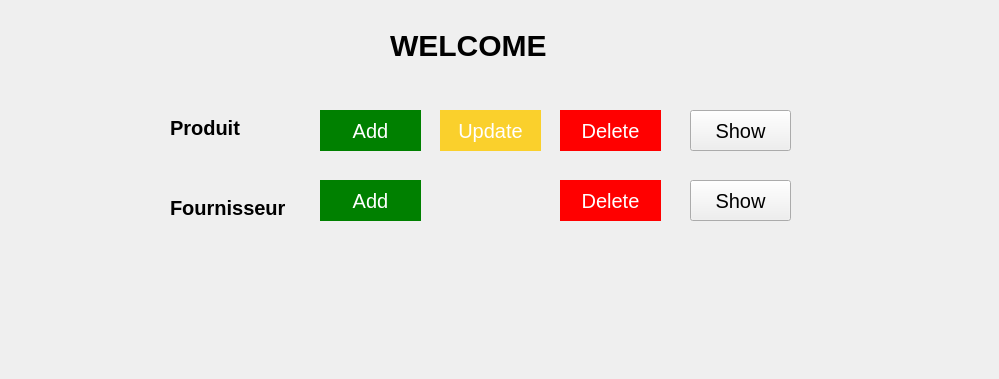
<?xml version="1.0" encoding="UTF-8"?>
<ui version="4.0">
 <class>MainWindow</class>
 <widget class="QMainWindow" name="MainWindow">
  <property name="enabled">
   <bool>true</bool>
  </property>
  <property name="geometry">
   <rect>
    <x>0</x>
    <y>0</y>
    <width>999</width>
    <height>379</height>
   </rect>
  </property>
  <property name="windowTitle">
   <string>MainWindow</string>
  </property>
  <property name="styleSheet">
   <string notr="true">QWidget {
    background: url(C:/Users/Dell/OneDrive/Desktop/cppprojet/log.svg);
    background-position: left center;
    background-repeat: no-repeat;
    background-size: 10px ;
}
</string>
  </property>
  <property name="iconSize">
   <size>
    <width>30</width>
    <height>30</height>
   </size>
  </property>
  <widget class="QWidget" name="centralWidget">
   <widget class="QPushButton" name="btnAvailableItems">
    <property name="geometry">
     <rect>
      <x>690</x>
      <y>110</y>
      <width>101</width>
      <height>41</height>
     </rect>
    </property>
    <property name="font">
     <font>
      <pointsize>-1</pointsize>
     </font>
    </property>
    <property name="styleSheet">
     <string notr="true">QPushButton
{

    font-size: 20px; /* Adjust the size as needed */

} </string>
    </property>
    <property name="text">
     <string>Show</string>
    </property>
   </widget>
   <widget class="QPushButton" name="btnUpdateItem">
    <property name="geometry">
     <rect>
      <x>440</x>
      <y>110</y>
      <width>101</width>
      <height>41</height>
     </rect>
    </property>
    <property name="font">
     <font>
      <pointsize>-1</pointsize>
     </font>
    </property>
    <property name="styleSheet">
     <string notr="true">QPushButton
{
	border:none;
	color:white;
	background-color:#FAD02C;
    font-size: 20px; /* Adjust the size as needed */

} </string>
    </property>
    <property name="text">
     <string>Update</string>
    </property>
   </widget>
   <widget class="QPushButton" name="btnAddItem">
    <property name="geometry">
     <rect>
      <x>320</x>
      <y>110</y>
      <width>101</width>
      <height>41</height>
     </rect>
    </property>
    <property name="font">
     <font>
      <pointsize>-1</pointsize>
     </font>
    </property>
    <property name="styleSheet">
     <string notr="true">QPushButton
{
	border:none;
	color:white;
	background-color:green;
    font-size: 20px; /* Adjust the size as needed */
}</string>
    </property>
    <property name="text">
     <string>Add</string>
    </property>
   </widget>
   <widget class="QPushButton" name="btnAddSupp">
    <property name="geometry">
     <rect>
      <x>320</x>
      <y>180</y>
      <width>101</width>
      <height>41</height>
     </rect>
    </property>
    <property name="font">
     <font>
      <pointsize>-1</pointsize>
     </font>
    </property>
    <property name="styleSheet">
     <string notr="true">QPushButton
{
	border:none;
	color:white;
	background-color:green;
    font-size: 20px; /* Adjust the size as needed */

} </string>
    </property>
    <property name="text">
     <string>Add</string>
    </property>
   </widget>
   <widget class="QLabel" name="label">
    <property name="geometry">
     <rect>
      <x>170</x>
      <y>120</y>
      <width>121</width>
      <height>16</height>
     </rect>
    </property>
    <property name="font">
     <font>
      <pointsize>-1</pointsize>
      <weight>75</weight>
      <bold>true</bold>
     </font>
    </property>
    <property name="styleSheet">
     <string notr="true">QLabel{
    font-size: 20px; /* Adjust the size as needed */
    font-weight: bold;
	background:none;

}</string>
    </property>
    <property name="text">
     <string>Produit</string>
    </property>
   </widget>
   <widget class="QLabel" name="label_2">
    <property name="geometry">
     <rect>
      <x>170</x>
      <y>200</y>
      <width>121</width>
      <height>16</height>
     </rect>
    </property>
    <property name="font">
     <font>
      <pointsize>-1</pointsize>
      <weight>75</weight>
      <bold>true</bold>
     </font>
    </property>
    <property name="styleSheet">
     <string notr="true">QLabel{
    font-size: 20px; /* Adjust the size as needed */
    font-weight: bold;
	background:none;

}</string>
    </property>
    <property name="text">
     <string>Fournisseur</string>
    </property>
   </widget>
   <widget class="QPushButton" name="btnAvailableSupp">
    <property name="geometry">
     <rect>
      <x>690</x>
      <y>180</y>
      <width>101</width>
      <height>41</height>
     </rect>
    </property>
    <property name="font">
     <font>
      <pointsize>-1</pointsize>
     </font>
    </property>
    <property name="styleSheet">
     <string notr="true">QPushButton
{
    font-size: 20px; /* Adjust the size as needed */

} </string>
    </property>
    <property name="text">
     <string>Show</string>
    </property>
   </widget>
   <widget class="QPushButton" name="btnDeleteItem">
    <property name="geometry">
     <rect>
      <x>560</x>
      <y>110</y>
      <width>101</width>
      <height>41</height>
     </rect>
    </property>
    <property name="font">
     <font>
      <pointsize>-1</pointsize>
     </font>
    </property>
    <property name="styleSheet">
     <string notr="true">QPushButton
{
	border:none;
	color:white;
	background-color:red;
    font-size: 20px; /* Adjust the size as needed */

} </string>
    </property>
    <property name="text">
     <string>Delete</string>
    </property>
   </widget>
   <widget class="QPushButton" name="btnDeleteSupp">
    <property name="geometry">
     <rect>
      <x>560</x>
      <y>180</y>
      <width>101</width>
      <height>41</height>
     </rect>
    </property>
    <property name="font">
     <font>
      <pointsize>-1</pointsize>
     </font>
    </property>
    <property name="styleSheet">
     <string notr="true">QPushButton
{
	border:none;
	color:white;
	background-color:red;
    font-size: 20px; /* Adjust the size as needed */

} </string>
    </property>
    <property name="text">
     <string>Delete</string>
    </property>
   </widget>
   <widget class="QLabel" name="label_3">
    <property name="geometry">
     <rect>
      <x>390</x>
      <y>20</y>
      <width>191</width>
      <height>51</height>
     </rect>
    </property>
    <property name="baseSize">
     <size>
      <width>0</width>
      <height>0</height>
     </size>
    </property>
    <property name="styleSheet">
     <string notr="true">QLabel {
    font-size: 30px; /* Adjust the size as needed */
    font-weight: bold;
	background:none;
}</string>
    </property>
    <property name="text">
     <string>WELCOME</string>
    </property>
   </widget>
  </widget>
 </widget>
 <layoutdefault spacing="6" margin="11"/>
 <resources/>
 <connections/>
</ui>
